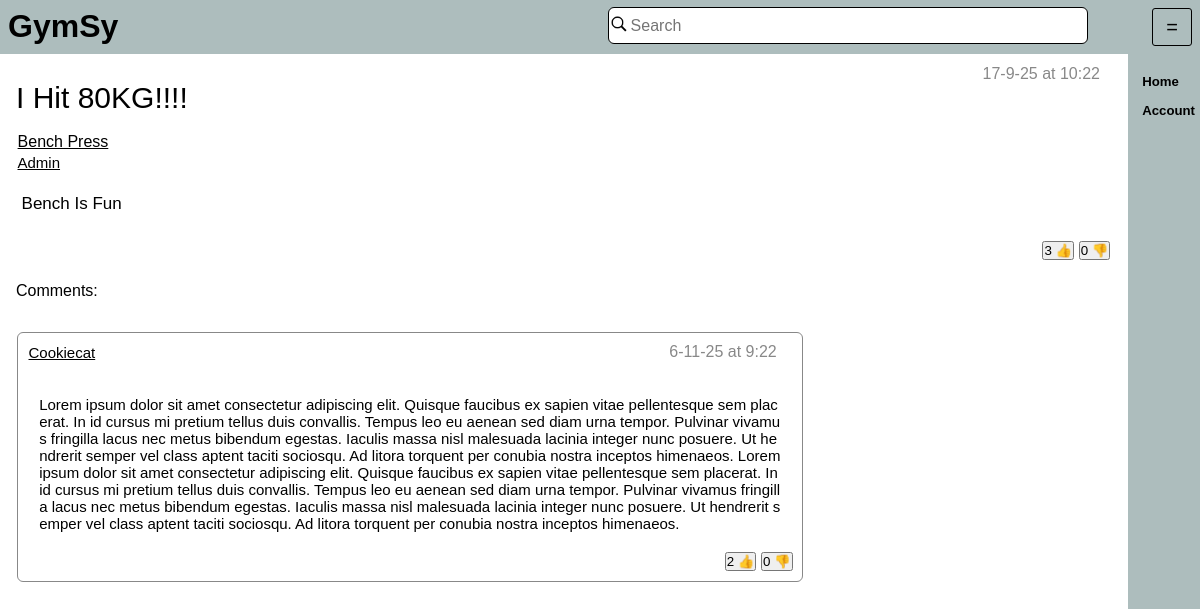
/post/1, run on the app's committed database.
### tables this page shows
CREATE TABLE "Post" (
	"PostID"	INTEGER UNIQUE,
	"PostContent"	TEXT,
	"ExcersiseID"	INTEGER,
	"AccountID"	INTEGER,
	"Title"	TEXT,
	"Date"	TEXT,
	"Time"	TEXT,
	"Parent"	INTEGER,
	PRIMARY KEY("PostID"),
	FOREIGN KEY("AccountID") REFERENCES "Account"("AccountID"),
	FOREIGN KEY("ExcersiseID") REFERENCES "Excersise"("ExcersiseID")
);

CREATE TABLE "Excersise" (
	"ExcersiseID"	INTEGER UNIQUE,
	"MuscleID"	INTEGER,
	"ExcersiseName"	TEXT,
	PRIMARY KEY("ExcersiseID"),
	FOREIGN KEY("MuscleID") REFERENCES "MuscleGroup"("MuscleID")
);

CREATE TABLE "Account" (
	"AccountID"	INTEGER UNIQUE,
	"Name"	TEXT,
	"Username"	TEXT UNIQUE,
	"Password"	TEXT,
	"Admin"	INTEGER,
	PRIMARY KEY("AccountID")
);

### app.py (the view)
@app.route("/post/<post>")
def ShowPost(post):
    print(post)
    PostData = DatabaseHandler.GetPost(int(post))
    CommentData = DatabaseHandler.GetComments(int(post))
    if PostData is None:
        return app.redirect("/home",302)
    Id = cache.get("id")
    return render_template("Post.html",ID = Id,
                           data = PostData,
                           Comments = CommentData
                           )

### Database/DatabaseHandler.py (called while the page is built)
def GetPost(ID: int):
    with sqlite3.connect("Database/GymsyDatabase.db") as Connection:
        Cursor = Connection.cursor()
        Result = Cursor.execute(SqlCommands.GetPostsFromPostID.ReturnQuery([ID])).fetchone()
        return Result

def GetComments(ParentID: int):
    with sqlite3.connect("Database/GymsyDatabase.db") as Connection:
        Cursor = Connection.cursor()
        Result = Cursor.execute(SqlCommands.GetPostComments.ReturnQuery([ParentID,ParentID]))
        return Result.fetchall()
    return 0

### Database/SqlCommands.py (called while the page is built)
    def ReturnQuery(self,NewContent: list = []):
        if type(NewContent) != list:
            NewContent = [NewContent]
        if len(NewContent) == len(self.Additions):
            return self.Query.format(*NewContent)
        else:
            return "ERROR"

### app.py (called while the page is built)
@app.after_request
def after_request(response):
    response.headers["Cache-Control"] = "no-cache, no-store, must-revalidate,public, max-age=0"
    response.headers['X-UA-Compatible'] = 'IE=Edge,chrome=1'
    response.cache_control.max_age = 0
    return response

### templates/Post.html (shortened to what this page needs)
{% extends 'index.html' %}
{% block content %}
<PostMain>
    <div class = "title" style = "Padding: 0;">
        <p class = "PostTitle">{{data[1]}}</p>
        <p style="margin-left: auto; margin-top: 0;color: #888888">{{data[9]}} at {{data[8]}}</p>
    </div>
    <a class = "PostExcersiseTitleText" href = "/exercise/{{data[3]}}">{{data[6]}}</a>
    <a class = "MainpostUsername" href = "/users/{{data[7]}}">{{data[7]}}</a>
    <div style = "margin: 1rem;">
		<a class = "PostDescription">
        {{data[2]}}
        </a>
	</div>
    <div class = "likeBar">
         <button class = "likeButton" id="Like:{{data[0]}}"
                            onclick={%if ID == 0 %} "OpenPopUp('popUp');ChildClicked();" {%else%} "SendLike({{ID}}, 1,{{data[0]}});updateLikes('{{data[0]}}');ChildClicked();" {%endif%} >
        {{data[4]}}&nbsp👍</button>
        <button class = "likeButton" id="Dislike:{{data[0]}}"
                onclick= {%if ID == 0 %} "OpenPopUp('popUp');ChildClicked();" {%else%} "SendLike({{ID}}, -1,{{data[0]}}); updateLikes('{{data[0]}}');ChildClicked();" {%endif%} >
        {{data[5]}}&nbsp👎</button>
    </div>
</PostMain>
<p>Comments:</p>
<div>
	{%for post in Comments%}
<div class = "comment" style = "">
<div class = "title">
        <a class = "MainpostUsername" href = "/users/{{post[1]}}" style = "margin: 0">{{post[1]}}</a>
	<p style="margin-left: auto; margin-top: 0;color: #888888">{{post[5]}} at {{post[6]}}</p>
	</div>
        <p class="PostDescription" style = "font-size: min(1.3vmax,15px);" >{{post[2]}}</p>
    <div class = "likeBar">
         <button class = "likeButton" id="Like:{{post[0]}}"
                            onclick={%if ID == 0 %} "OpenPopUp('popUp');ChildClicked();" {%else%} "SendLike({{ID}}, 1,{{post[0]}});updateLikes('{{post[0]}}');ChildClicked();" {%endif%} >
        {{post[3]}}&nbsp👍</button>
        <button class = "likeButton" id="Dislike:{{post[0]}}"
                onclick= {%if ID == 0 %} "OpenPopUp('popUp');ChildClicked();" {%else%} "SendLike({{ID}}, -1,{{post[0]}}); updateLikes('{{post[0]}}');ChildClicked();" {%endif%} >
        {{post[4]}}&nbsp👎</button>
    </div>
</div>
	{%endfor%}
</div>
{% endblock %}

### templates/static/styles/Style.css (style rules this page uses)
html { font-size: 16px; margin: 0; height: 100%; font-family: Helvetica, Arial, sans-serif; overflow-x:hidden; }
body { overflow-x:hidden; margin: 0; background-color: #FFFFFF; height: 100%; display: flex; }
p { margin: 1rem; color: #000000; display: flex; }
div { padding: 0.5% 0.5% 0.5% 0.5%; }
div.comment { display: flex; flex-direction: column; width: 70%; min-height: 1%; height: auto; border: thin solid #888888; border-radius: 6px; margin: 1%; text-overflow: revert; word-break: break-all; }
div.likeBar { margin-top: auto; margin-left: auto; }
button.likeButton { padding: 0; }
div.title { display: flex; flex-direction: row; text-overflow: ellipsis; width: auto; margin-bottom: 0; }
PostMain { display: flex; flex-direction: column; width:100%; height:auto }
p.PostTitle { font-size: 30px; margin: 1rem; }
a.PostExcersiseTitleText { font-size: 20px color: #000000; width: auto; margin-left: 1rem; text-decoration: underline; text-transform: capitalize; color: #000000; margin-block-end: 0.2; padding: 0.1em; }
a.MainpostUsername { font-size: 15px; text-decoration: underline; text-transform: capitalize; padding: 0.1em; color: #000000; margin-left: 1rem; }
a.PostDescription { font-size: 17px; }

### data on the page
Post: Title "I Hit 80KG!!!!", Date "17-9-25", Time "10:22", PostContent "Bench Is Fun"
Excersise: ExcersiseName "Bench Press"
Account: Username "Admin"
Post: post "Cookiecat", Date "6-11-25", Time "9:22", PostContent "Lorem ipsum dolor sit amet consectetur adipiscing elit. Quisque faucibus ex sapien vitae pellentesque sem placerat. In id cursus mi pretium tellus duis convallis. Tempus leo eu aenean sed diam urna tempor. Pulvinar vivamus fringilla lacus nec metus bibendum egestas. Iaculis massa nisl malesuada lacinia integer nunc posuere. Ut hendrerit semper vel class aptent taciti sociosqu. Ad litora torquent per conubia nostra inceptos himenaeos. Lorem ipsum dolor sit amet consectetur adipiscing elit. Quisque faucibus ex sapien vitae pellentesque sem placerat. In id cursus mi pretium tellus duis convallis. Tempus leo eu aenean sed diam urna tempor. Pulvinar vivamus fringilla lacus nec metus bibendum…", AccountID "2", post "0"

### other printed values
{{ data[4] }} "3"
{{ data[5] }} "0"
